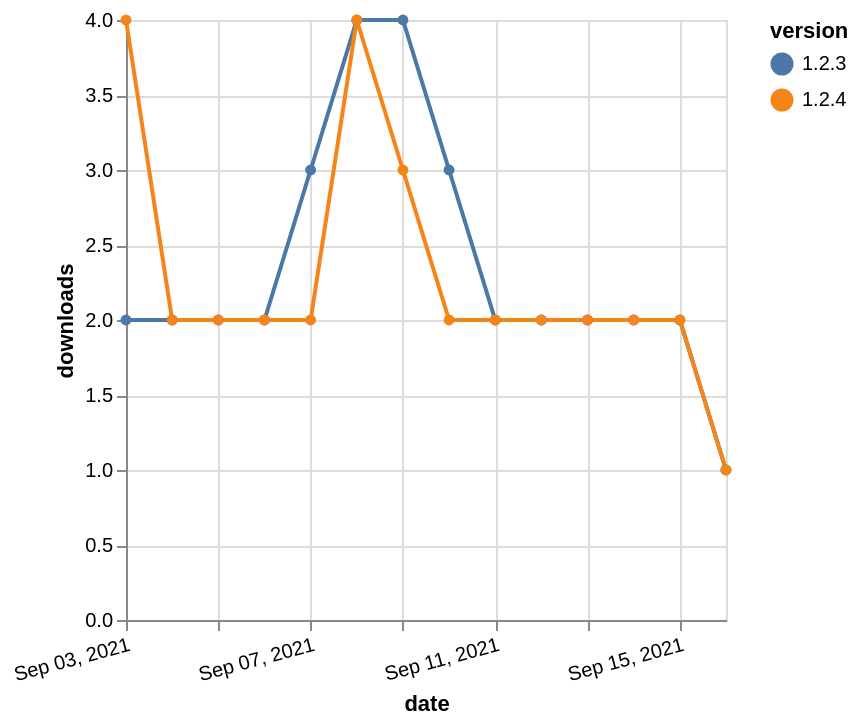

Vega-Lite specification stored for this chart:
### Vega-Lite specification from a JSON file in a GitHub repository (floating-point values rounded to 4 significant figures)
{"$schema": "https://vega.github.io/schema/vega-lite/v5.json", "description": "A simple bar chart with embedded data.", "data": {"values": [{"date": "2021-09-03", "total": 917, "delta": 2, "version": "1.2.3"}, {"date": "2021-09-04", "total": 919, "delta": 2, "version": "1.2.3"}, {"date": "2021-09-05", "total": 921, "delta": 2, "version": "1.2.3"}, {"date": "2021-09-06", "total": 923, "delta": 2, "version": "1.2.3"}, {"date": "2021-09-07", "total": 926, "delta": 3, "version": "1.2.3"}, {"date": "2021-09-08", "total": 930, "delta": 4, "version": "1.2.3"}, {"date": "2021-09-09", "total": 934, "delta": 4, "version": "1.2.3"}, {"date": "2021-09-10", "total": 937, "delta": 3, "version": "1.2.3"}, {"date": "2021-09-11", "total": 939, "delta": 2, "version": "1.2.3"}, {"date": "2021-09-12", "total": 941, "delta": 2, "version": "1.2.3"}, {"date": "2021-09-13", "total": 943, "delta": 2, "version": "1.2.3"}, {"date": "2021-09-14", "total": 945, "delta": 2, "version": "1.2.3"}, {"date": "2021-09-15", "total": 947, "delta": 2, "version": "1.2.3"}, {"date": "2021-09-16", "total": 948, "delta": 1, "version": "1.2.3"}, {"date": "2021-09-03", "total": 53, "delta": 4, "version": "1.2.4"}, {"date": "2021-09-04", "total": 55, "delta": 2, "version": "1.2.4"}, {"date": "2021-09-05", "total": 57, "delta": 2, "version": "1.2.4"}, {"date": "2021-09-06", "total": 59, "delta": 2, "version": "1.2.4"}, {"date": "2021-09-07", "total": 61, "delta": 2, "version": "1.2.4"}, {"date": "2021-09-08", "total": 65, "delta": 4, "version": "1.2.4"}, {"date": "2021-09-09", "total": 68, "delta": 3, "version": "1.2.4"}, {"date": "2021-09-10", "total": 70, "delta": 2, "version": "1.2.4"}, {"date": "2021-09-11", "total": 72, "delta": 2, "version": "1.2.4"}, {"date": "2021-09-12", "total": 74, "delta": 2, "version": "1.2.4"}, {"date": "2021-09-13", "total": 76, "delta": 2, "version": "1.2.4"}, {"date": "2021-09-14", "total": 78, "delta": 2, "version": "1.2.4"}, {"date": "2021-09-15", "total": 80, "delta": 2, "version": "1.2.4"}, {"date": "2021-09-16", "total": 81, "delta": 1, "version": "1.2.4"}]}, "width": "container", "mark": {"type": "line", "point": {"filled": true}}, "encoding": {"x": {"field": "date", "type": "temporal", "timeUnit": "yearmonthdate", "title": "date", "axis": {"labelAngle": -15}}, "y": {"field": "delta", "type": "quantitative", "title": "downloads"}, "color": {"field": "version", "type": "nominal"}, "tooltip": {"field": "delta"}}}
